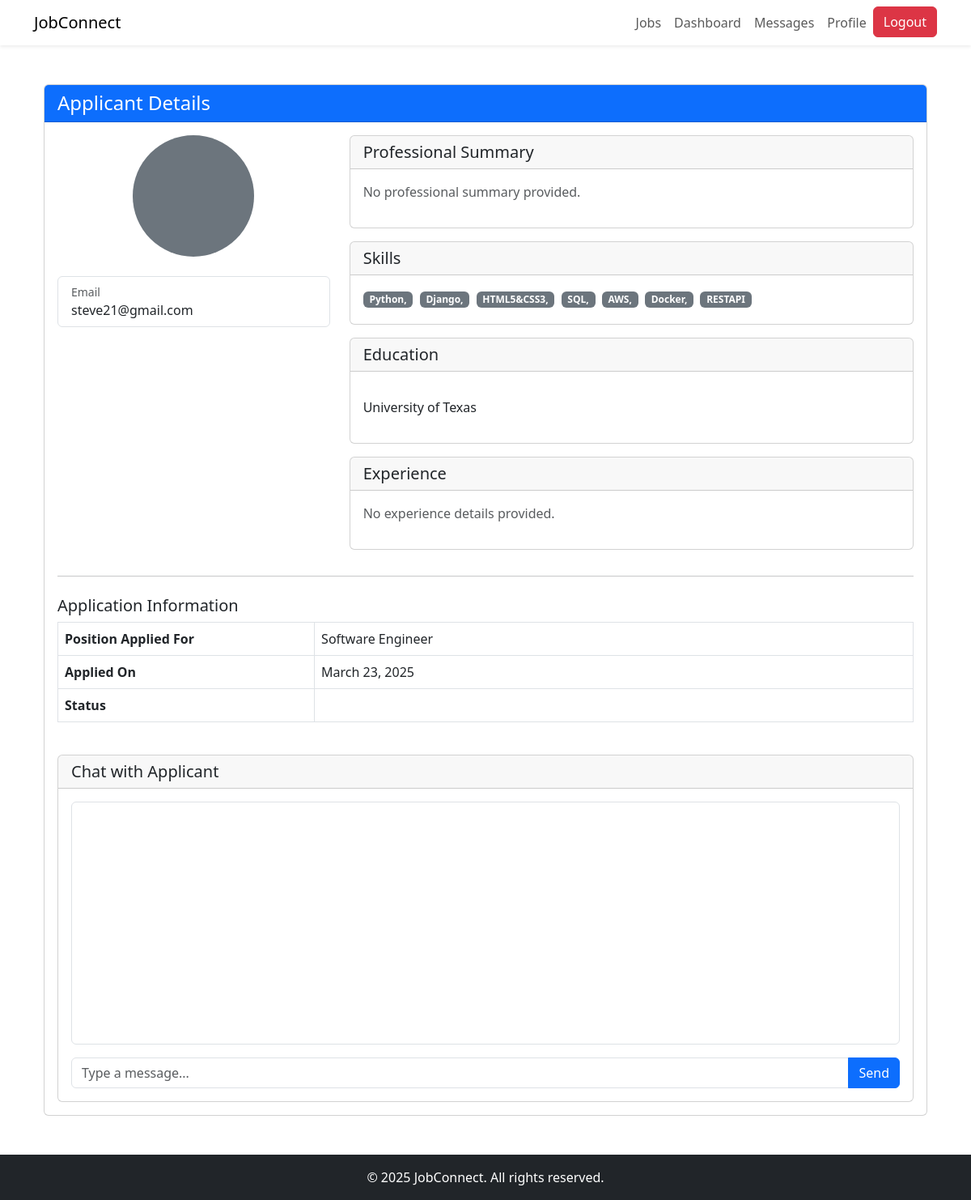
Page /applications/2/applicant/ (signed in) on the committed database.
### accounts/models.py (models this page shows, shortened)
class JobSeekerProfile(models.Model):
    user = models.OneToOneField(User, on_delete=models.CASCADE, related_name='job_seeker_profile')
    resume = models.FileField(upload_to='resumes/', blank=True, null=True)
    skills = models.TextField(blank=True)
    experience_years = models.PositiveIntegerField(default=0)
    education = models.TextField(blank=True)
    desired_position = models.CharField(max_length=100, blank=True)
    desired_location = models.CharField(max_length=100, blank=True)
    is_available = models.BooleanField(default=True)

class User(AbstractUser):
    USER_TYPE_CHOICES = (
        ('employer', 'Employer'),
        ('job_seeker', 'Job Seeker'),
    )
    user_type = models.CharField(max_length=10, choices=USER_TYPE_CHOICES)
    email = models.EmailField(_('email address'), unique=True)
    groups = models.ManyToManyField(
        Group,
        verbose_name=_('groups'),
        blank=True,
        help_text=_(
            'The groups this user belongs to. A user will get all permissions '
            'granted to each of their groups.'
        ),
        related_name='accounts_user_set',
        related_query_name='accounts_user',
    )
    user_permissions = models.ManyToManyField(
        Permission,
        verbose_name=_('user permissions'),
        blank=True,
        help_text=_('Specific permissions for this user.'),
        related_name='accounts_user_set',
        related_query_name='accounts_user',
    )

### jobs/models.py (models this page shows, shortened)
class JobApplication(models.Model):
    STATUS_CHOICES = (
        ('applied', 'Applied'),
        ('under_review', 'Under Review'),
        ('shortlisted', 'Shortlisted'),
        ('interview', 'Interview'),
        ('rejected', 'Rejected'),
        ('offered', 'Offered'),
        ('hired', 'Hired'),
    )
    job = models.ForeignKey(JobPosting, on_delete=models.CASCADE, related_name='applications')
    applicant = models.ForeignKey('accounts.JobSeekerProfile', on_delete=models.CASCADE, related_name='applications')
    cover_letter = models.TextField(blank=True)
    resume = models.FileField(upload_to='application_resumes/', blank=True, null=True)
    status = models.CharField(max_length=20, choices=STATUS_CHOICES, default='applied')
    applied_at = models.DateTimeField(auto_now_add=True)
    updated_at = models.DateTimeField(auto_now=True)

class JobPosting(models.Model):
    JOB_TYPE_CHOICES = (
        ('full_time', 'Full Time'),
        ('part_time', 'Part Time'),
        ('contract', 'Contract'),
        ('internship', 'Internship'),
        ('remote', 'Remote'),
    )
    EXPERIENCE_LEVEL_CHOICES = (
        ('entry', 'Entry Level'),
        ('mid', 'Mid Level'),
        ('senior', 'Senior Level'),
        ('executive', 'Executive Level'),
    )
    employer = models.ForeignKey(EmployerProfile, on_delete=models.CASCADE, related_name='job_postings')
    title = models.CharField(max_length=100)
    category = models.ForeignKey(JobCategory, on_delete=models.SET_NULL, null=True, related_name='jobs')
    description = models.TextField()
    requirements = models.TextField()
    responsibilities = models.TextField()
    job_type = models.CharField(max_length=20, choices=JOB_TYPE_CHOICES)
    experience_level = models.CharField(max_length=20, choices=EXPERIENCE_LEVEL_CHOICES)
    location = models.CharField(max_length=100)
    salary_min = models.PositiveIntegerField(null=True, blank=True)
    salary_max = models.PositiveIntegerField(null=True, blank=True)
    is_remote = models.BooleanField(default=False)
    application_deadline = models.DateField()
    is_active = models.BooleanField(default=True)
    created_at = models.DateTimeField(auto_now_add=True)
    updated_at = models.DateTimeField(auto_now=True)

### jobs/views.py (the view)
# urls.py: path('applications/<int:application_id>/applicant/', views.applicant_details, name='applicant_details'),
@login_required
def applicant_details(request, application_id):
    if not hasattr(request.user, 'employer_profile'):
        messages.error(request, "Only employers can view applicant details.")
        return redirect('home')
    application = get_object_or_404(
        JobApplication,
        id=application_id,
        job__employer=request.user.employer_profile
    )
    applicant = application.applicant
    context = {
        'application': application,
        'applicant': applicant,
    }
    return render(request, 'applicant_details.html', context)

### jobs/templates/applicant_details.html (shortened to what this page needs)
{% extends 'base.html' %}
{% block content %}
<div class="container mt-4">
    <div class="card">
        <div class="card-header bg-primary text-white">
            <h4 class="mb-0">Applicant Details</h4>
        </div>
        <div class="card-body">
            <div class="row">
                <div class="col-md-4">
                    <div class="text-center mb-3">
                        {% if applicant.profile_picture %}
                            <img src="{{ applicant.profile_picture.url }}" alt="Profile Picture" class="img-fluid rounded-circle" style="max-width: 150px;">
                        {% else %}
                            <div class="bg-secondary text-white rounded-circle d-flex align-items-center justify-content-center" style="width: 150px; height: 150px; margin: 0 auto;">
                            </div>
                        {% endif %}
                    </div>
                    <div class="list-group mt-4">
                        <div class="list-group-item">
                            <small class="text-muted d-block">Email</small>
                            <div>{{ applicant.user.email }}</div>
                        </div>
                    </div>
                </div>
                <div class="col-md-8">
                    <div class="card mb-3">
                        <div class="card-header">
                            <h5 class="mb-0">Professional Summary</h5>
                        </div>
                        <div class="card-body">
                            {% if applicant.bio %}
                                <p>{{ applicant.bio|linebreaks }}</p>
                            {% else %}
                                <p class="text-muted">No professional summary provided.</p>
                            {% endif %}
                        </div>
                    </div>
                    <div class="card mb-3">
                        <div class="card-header">
                            <h5 class="mb-0">Skills</h5>
                        </div>
                        <div class="card-body">
                            {% if applicant.skills %}
                                <div>
                                    {% for skill in applicant.skills.split %}
                                        <span class="badge bg-secondary me-1 mb-1">{{ skill }}</span>
                                    {% endfor %}
                                </div>
                            {% else %}
                                <p class="text-muted">No skills listed.</p>
                            {% endif %}
                        </div>
                    </div>
                    <div class="card mb-3">
                        <div class="card-header">
                            <h5 class="mb-0">Education</h5>
                        </div>
                        <div class="card-body">
                            {% if applicant.education %}
                                <p>{{ applicant.education|linebreaks }}</p>
                            {% else %}
                                <p class="text-muted">No education details provided.</p>
                            {% endif %}
                        </div>
                    </div>
                    <div class="card mb-3">
                        <div class="card-header">
                            <h5 class="mb-0">Experience</h5>
                        </div>
                        <div class="card-body">
                            {% if applicant.experience %}
                                <p>{{ applicant.experience|linebreaks }}</p>
                            {% else %}
                                <p class="text-muted">No experience details provided.</p>
                            {% endif %}
                        </div>
                    </div>
                </div>
            </div>
            <hr>
            <div class="row mt-4">
                <div class="col-12">
                    <h5>Application Information</h5>
                    <table class="table table-bordered">
                        <tr>
                            <th style="width: 30%">Position Applied For</th>
                            <td>{{ application.job.title }}</td>
                        </tr>
                        <tr>
                            <th>Applied On</th>
                            <td>{{ application.applied_at|date:"F j, Y" }}</td>
                        </tr>
                        <tr>
                            <th>Status</th>
                            <td>
                                <span class="badge ">
                                </span>
                            </td>
                        </tr>
                    </table>
                </div>
            </div>
            <div class="row mt-4">
                <div class="col-md-12">
                    <div class="card">
                        <div class="card-header d-flex justify-content-between align-items-center">
                            <h5 class="card-title mb-0">Chat with Applicant</h5>
                        </div>
                        <div class="card-body">
                            <div id="chat-box" class="border rounded p-3 mb-3" style="height: 300px; overflow-y: auto;">
                            </div>
                            <form method="post" action="{% url 'send_message' applicant.user.id %}">
                                <div class="input-group">
                                    <input type="text" name="message" class="form-control" placeholder="Type a message..." required>
                                    <button type="submit" class="btn btn-primary">Send</button>
                                </div>
                            </form>
                        </div>
                    </div>
                </div>
            </div>
        </div>
    </div>
</div>
{% endblock %}

### rows in the picture
JobSeekerProfile: user.email "steve21@gmail.com", education "University of Texas"
JobApplication: job "Software Engineer", applied_at "March 23, 2025"

### other values in the picture
{{ skill }} "Python," "Django," "HTML5&CSS3," "SQL," "AWS," "Docker," "RESTAPI"
